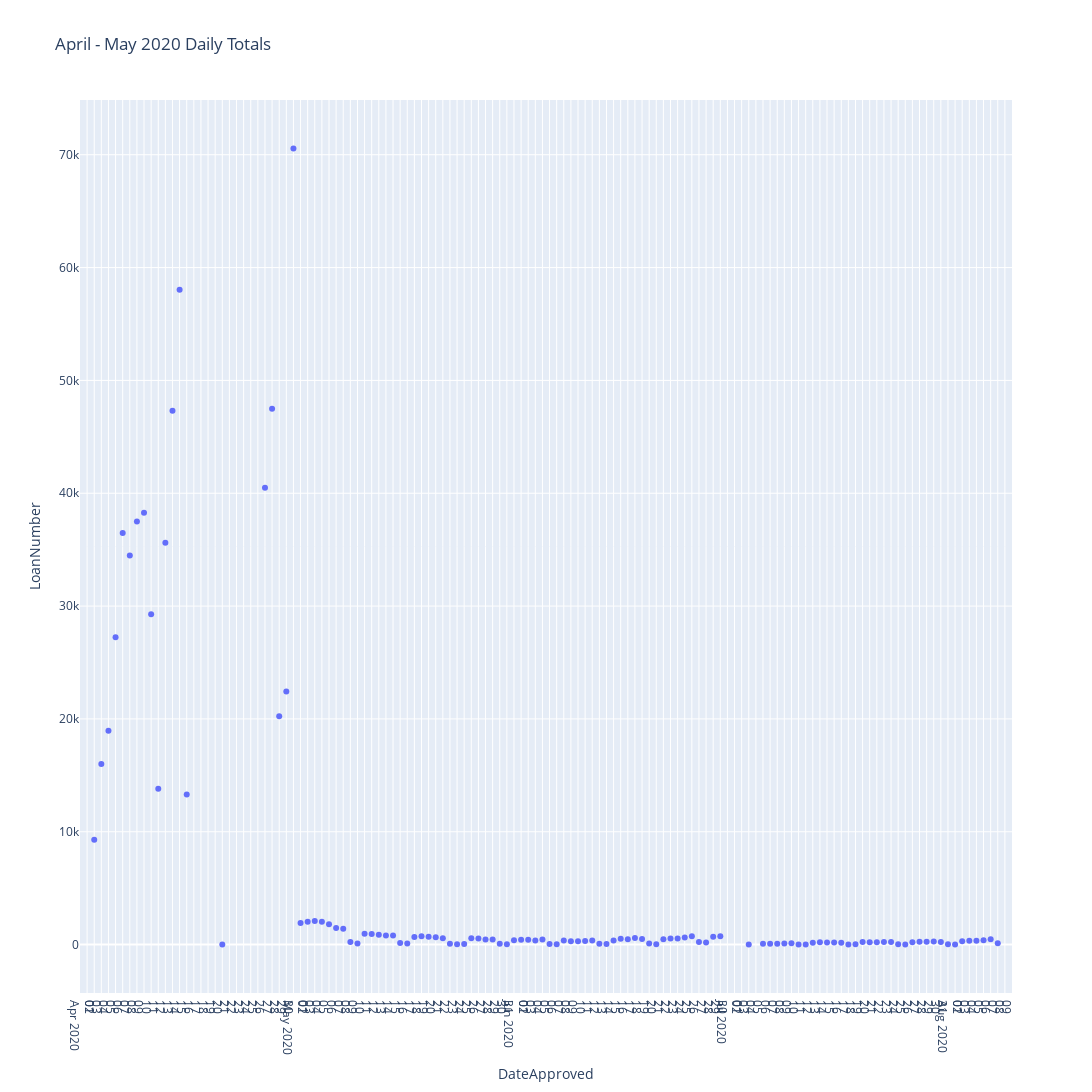

The notebook cell this image was saved under:
### Code cell
fig = px.scatter(dateapp_g, x="DateApproved", y="LoanNumber", range_x=['2020-04-01', '2020-08-10'],
              hover_data={"DateApproved": "|%B %d, %Y"},
              title='April - May 2020 Daily Totals',
              width=1400, height=1600)

fig.update_xaxes(
#     rangebreaks=[
#     dict(bounds=["sat", "mon"]), #hide weekends
# ],
    dtick="D1",
    tickformat="%d\n%b\n%Y",
    ticklabelmode="period")

# fig.show()

### Figure 1 — Plotly figure (JSON) as saved in the notebook; plotly's stock layout.template omitted (floating-point values rounded to 4 significant figures; data arrays with more than 128 entries replaced by an {"elided": "..."} marker saying what was removed)
{"data": [{"hovertemplate": "DateApproved=%{x|%B %d, %Y}<br>LoanNumber=%{y}<extra></extra>", "legendgroup": "", "marker": {"color": "#636efa", "symbol": "circle"}, "mode": "markers", "name": "", "orientation": "v", "showlegend": false, "type": "scatter", "x": {"elided": "242 str values"}, "xaxis": "x", "y": {"elided": "242 int values"}, "yaxis": "y"}], "layout": {"height": 1600, "legend": {"tracegroupgap": 0}, "title": {"text": "April - May 2020 Daily Totals"}, "width": 1400, "xaxis": {"anchor": "y", "domain": [0, 1], "dtick": "D1", "range": ["2020-04-01", "2020-08-10"], "tickformat": "%d\n%b\n%Y", "ticklabelmode": "period", "title": {"text": "DateApproved"}}, "yaxis": {"anchor": "x", "domain": [0, 1], "title": {"text": "LoanNumber"}}}}
